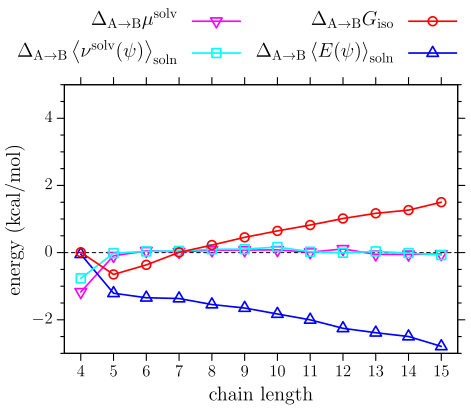

The gnuplot source for this figure:
reset


set terminal tikz createstyle color size 100mm,90mm
set output "figureS6_plt.tex"

set tics out
set border lw 2
set key maxrow 3 maxcol 2 spacing 1 width 0.5 height 0.3 offset -3,1 noopaque
set yrange[-3:5]
set xrange[3.5:15.5]
set xtics 1 font ",12"
set ytics 2 font ",12" offset 1,0
set mytics 4
set ylabel "energy (kcal/mol)" font ",14" offset -1,0
set xlabel "chain length" font ",14" offset 0,-0.5
f(x) = 0
set key font ",14"
set margin 0,0,0,7
array tit[6] = ["$-T\\Delta_{\\text{A}\\rightarrow\\text{B}}S^\\text{conf}$",\
"$\\Delta_{\\text{A}\\rightarrow\\text{B}}\\ev{E(\\psi)}_\\text{soln}$",\
"$\\Delta_{\\text{A}\\rightarrow\\text{B}}\\ev{\\nu^\\text{solv}(\\psi)}_\\text{soln}$",\
"$\\Delta_{\\text{A}\\rightarrow\\text{B}}G_\\text{iso}$",\
"$\\Delta_{\\text{A}\\rightarrow\\text{B}}\\mu^\\text{solv}$",\
"$\\Delta_{\\text{A}\\rightarrow\\text{B}}\\ev{\\nu^\\text{solv}(\\psi)}$"]
p \
f(x) w l lw 1.8 dt (3.5,3.5) notitle,\
"diol.dat" u 1:6 w linespoint lw 3 pt 10 ps 3 lc rgb "magenta" title tit[5] at 0.3,0.94,\
"diol.dat" u 1:3 w linespoint lw 3 pt 8 ps 3 lc rgb "blue" title tit[2] at 0.85,0.85,\
"diol.dat" u 1:5 w linespoint lw 3 pt 4 ps 2 lc rgb "cyan" title tit[3] at 0.3,0.85,\
"diol.dat" u 1:2 w linespoint lw 3 pt 6 ps 2 lc rgb "red" title tit[4] at 0.85,0.94
